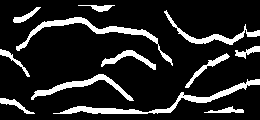
%> input picture FvrQuryPicsEllbp/001-2/001-2-3.bmp, 260 x 120 px
$ octave --eval "result = F_getFeature(imread('FvrQuryPicsEllbp/001-2/001-2-3.bmp'));"   (GNU Octave 9; MATLAB toolbox functions it lacks are replaced by stand-ins)
%> lines starting %> are read from the running program, lines starting %| are printed output that depends on the picture; in (x1, y1, x2, y2) boxes, pixels count from 0 and x2, y2 are one past the last pixel; in counts of white or black regions, pixels touching at a corner belong together; the program's own positions count from 1
%> in F_getFeature, `im(235:end, :) = []`: im: size 120x260 logical; 14.3% white; 12 white regions, largest, box (x1, y1, x2, y2) and area: (53, 79, 260, 114) 1035, (16, 17, 173, 66) 904, (31, 74, 134, 101) 594
%> in F_getFeature, `im(1:35, :) = []`:
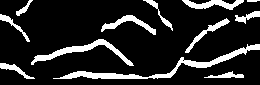
%> im: size 85x260 logical; 15.1% white; 12 white regions, largest, box (x1, y1, x2, y2) and area: (53, 44, 260, 79) 1035, (31, 39, 134, 66) 594, (182, 0, 244, 10) 324
%> in F_getFeature, `im(:, 1:5) = []`:
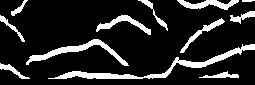
%> im: size 85x255 logical; 15.1% white; 12 white regions, largest, box (x1, y1, x2, y2) and area: (48, 44, 255, 79) 1035, (26, 39, 129, 66) 594, (177, 0, 239, 10) 324
### F_extractingROI.m
function im_ROI = F_extractingROI(im)
    %% Description
    % 较为精确的提取图像的ROI

    %input:
    %im:    原始图像

    %output:
    %ROI:  图像的感兴趣区域

    %%
    [im_h, im_w] = size(im);
%> im_h = 85; im_w = 255

    % 获取原始图片的边缘图, 及其上下边缘的具体坐标
    [im_edge, upperEdge, lowerEdge] = F_edgeDetection(im);

    % 上下边缘的中间线, （上边缘的纵坐标+下边缘的纵坐标）/ 2
    middleCurve = [upperEdge(:, 1), floor((upperEdge(:, 2) + lowerEdge(:, 2))/2)];

    %对middle curve 进行直线拟合,得到middle line
    param = polyfit(middleCurve(:, 1), middleCurve(:, 2), 1);
    fitted_x = 1:im_w;
    fitted_y =  param(1)*fitted_x + param(2);

    %由拟合的middle line确定旋转角度, 并对原图以及边缘图进行旋转
    thetaDegree = atand((fitted_y(im_w)-fitted_y(1))/im_w);%求取倾斜角度
    edge_rotated = imrotate(im_edge, thetaDegree);%根据倾斜角度进行旋转矫正边缘
    im_rotated = imrotate(im, thetaDegree);%矫正原图

    %得到旋转后的边缘中，上边缘的最低点， 下边缘的最高点
    upperEdge = edge_rotated;
    upperEdge(ceil(im_h/2):end, :) = 0 ;
    [upperEdgeRow, ~]  = find(upperEdge==1);
    maxRow = max(upperEdgeRow);%上边缘的最低点（最大行）

    lowerEdge = edge_rotated;
    lowerEdge(1:floor(im_h/2), :) = 0;
    [lowerEdgeRow, ~] = find(lowerEdge==1);
    minRow = min(lowerEdgeRow)  ;  %下边缘的最高点（最小行）

    im_ROI = im_rotated(maxRow:minRow, :);
    im_ROI = imresize(im_ROI, [120, 260]);

end

### F_edgeDetection.m
function [im_finalEdge, upperEdge_fitted, lowerEdge_fitted] = F_edgeDetection(im_original)
%%Description
%根据输入的finger vein图像, 检测出手指的边缘

%% input:
%im_original:  经过裁剪的原图, 裁剪是为了去除设备的固有干扰
%                   注意,本算法中使用的是原图来进行边缘检测, 不是局部直方图均衡化的图
%                   因为, 局部直方图均衡化会导致检测出ROI区域内的边缘, 影响边缘的去伪效果

%% output:
%im_finalEdge: 最终的检测结果. 二值图, 上下边缘
%upperEdge_fitted: 对上边缘拟合的结果, n×2的数组,
%                            第一列是横坐标，第二列是纵坐标
%lowerEdge_fitted:  对下边缘拟合的结果, n×2的数组,
%                            第一列是横坐标，第二列是纵坐标

    im = im_original;
    [im_h, im_w] = size(im);
%> im_h = 85; im_w = 255

    %% 利用sobel算子进行初次边缘检测
    im = imgaussfilt(im);%gaussian滤波去噪
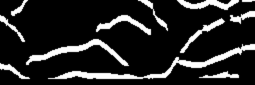
%> im: size 85x255 double; min 0, max 1, mean 0.151
    im_edge = edge(im, 'Sobel', [], 'horizontal');%sobel水平边缘检测，自适应阈值
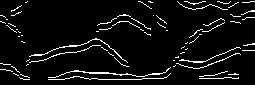
%> im_edge: size 85x255 logical; 6.3% white in thin lines or dots


    %% 对于检测出来的边缘， 去除不符合条件的边缘点。
    %不符合条件的边缘点指的是:
    %两个端点的水平距离小于一定的阈值
    lineProp  = regionprops(im_edge, 'PixelList', 'Area');%统计连通区域的性质
%> lineProp = 70 regions; largest, Area: 168, 133, 124, 76, 76
    regionIdx = {lineProp(:).PixelList};
%> regionIdx = 70 items
    regionArea = [lineProp(:).Area];
%> regionArea = 70 values, max 168 at index 24, min 1 at index 39, mean 19.5

    idx = 1:length(regionArea) ;
%> idx = 70 values from 1 to 70
    for iPiexlList = 1 : length(idx)
        subscripts = regionIdx{idx(iPiexlList)};
        subscripts = subscripts(:, 2:-1:1);
        maxCol = max( subscripts(:, 2));
        minCol = min( subscripts(:, 2));
        if maxCol - minCol < 60 %若线段的水平距离小于60
            linear_idx  = sub2ind(size(im_edge), subscripts(:, 1), subscripts(:, 2));
            im_edge(linear_idx) = 0;
        end
    end
%> this loop made 70 passes
%> (subscripts, maxCol, minCol, linear_idx) on passes 1, 2, 5, 11, 12, 13, 14: ([16 1; 16 2; 16 3; 17 4; 17 5; 18 6], 6, 1, [16; 101; 186; 272; 357; 443]), ([22 1; 22 2; 23 3; 23 4; 23 5; 24 6], 6, 1, [22; 107; 193; 278; 363; 449]), ([20 7; 20 8], 8, 7, [530; 615]), ([74 14; 74 15; 75 16; 75 17; 76 18; 76 19], 19, 14, [1179; 1264; 1350; 1435; 1521; 1606]), ([30 17; 30 18], 18, 17, [1390; 1475]), ([32 19; 33 20; 33 21], 21, 19, [1562; 1648; 1733]), ([37 19; 37 20], 20, 19, [1567; 1652])
%> (maxCol, minCol, linear_idx) on passes 3, 6, 7, 16, 29, 37: (11, 1, [64; 149; 234; 320; 405; 490; 575; 660; 745; 830; 915]), (17, 7, [536; 621; 707; 793; 879; 965; 1050; 1136; 1222; 1307; 1393]), (16, 9, [704; 789; 875; 960; 1046; 1131; 1217; 1302]), (30, 21, [1775; 1860; 1946; 2031; 2117; 2202; 2287; 2372; 2458; 2543]), (108, 102, [8633; 8718; 8804; 8890; 8975; 9061; 9146]), (151, 145, [12273; 12358; 12444; 12530; 12615; 12700; 12785; 12786])
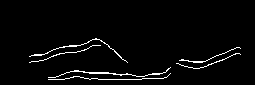
%> im_edge: size 85x255 logical; 3% white in thin lines or dots, all inside (x1, y1, x2, y2) = (29, 38, 241, 80)
%> after the loop, linear_idx = [20701; 20786; 20871; 20956; 21040; 21041; 21125; 21210; 21295; 21380; 21464; 21465; 21549; 21550; 21634; 21635]


    %% 图像边缘的二次检测,并去除伪边缘
    %1. 将初次边缘检测的结果分块判断，是否检测出了足够的边缘点, 若无足够边缘点, 则进行二次判断
    %2. 分块判断是否检测除了虚假的边缘点, 如果是则去除伪边缘点

    %图像分块（分为上、下、左、右四个子块）
    upperLeft_part = im_edge(1:floor(im_h/2), 1:floor(im_w/2));
%> upperLeft_part: size 42x127 logical; 0.34% white in thin lines or dots, all inside (x1, y1, x2, y2) = (88, 38, 103, 42)
    upperRight_part = im_edge(1:floor(im_h/2), ceil(im_w/2):end);
%> upperRight_part: size 42x128 logical; every value is 0
    lowerLeft_part = im_edge(ceil(im_h/2):end, 1:floor(im_w/2));
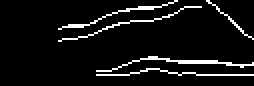
%> lowerLeft_part: size 43x127 logical (shown 2 times larger); 7% white in thin lines or dots, all inside (x1, y1, x2, y2) = (29, 0, 127, 38)
    lowerRight_part = im_edge(ceil(im_h/2):end, ceil(im_w/2):end);
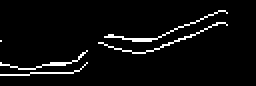
%> lowerRight_part: size 43x128 logical (shown 2 times larger); 4.5% white in thin lines or dots, all inside (x1, y1, x2, y2) = (0, 5, 114, 38)
    edgeBlockSets = {upperLeft_part, upperRight_part, lowerLeft_part, lowerRight_part} ;
%> edgeBlockSets = 4 items


    imBlockSets{1, 1} = im_original(1:floor(im_h/2), 1:floor(im_w/2));
    imBlockSets{2, 1} = im_original(1:floor(im_h/2), ceil(im_w/2):end);
    imBlockSets{3, 1} = im_original(ceil(im_h/2):end, 1:floor(im_w/2));
    imBlockSets{4, 1} = im_original(ceil(im_h/2):end, ceil(im_w/2):end);

            %对每个子块判断是否检测出足够的边缘点.  或者过渡检测出点
    new_edgeBlockSets = cell(4, 1);
    for iBlock = 1: 4
        edgePart = edgeBlockSets{iBlock};
        if length(find(edgePart==1)) <= size(edgePart, 2) * 0.7
            %判断  检测出的边缘点是否过少
            %判断条件: 边缘点数<=子块宽度的0.7倍， 认为需要进行二次检测

            %进行二次检测，并将结果与一次结果进行or
%> the run ends on the next line
            edgePart = F_edgeDetection_again(imBlockSets{iBlock}) | edgeBlockSets{iBlock};

        elseif   length(find(edgePart==1)) >= size(edgePart, 2) * 1.3
            %判断是否过渡检测出边缘点， 也就是受到干扰
            %判断条件:  边缘点数>=子块宽度的1.3倍

            %统计各连通区域(i.e.线条)的信息
            %1. 连通区域像素点的索引
            %2. 连通区域的长度(左端点和右端点之间的距离)
            %3. 联通区域的行均值
            lineProp  = regionprops(edgePart, 'PixelList');
             lineIdx = {lineProp(:).PixelList};
             lineLength = zeros(length(lineIdx), 1);
             lineMeanRow = zeros(length(lineIdx), 1);
             for iLine = 1: length(lineIdx)
                 lineLength(iLine)= abs(max(lineIdx{iLine}(:, 1)) - min(lineIdx{iLine}(:, 1)));% 直线的长度
                 lineMeanRow(iLine) = mean(lineIdx{iLine}(:, 2));%直线的各点的行均值
             end

             if sum(lineLength>size(edgePart, 2) * 0.7)
                 %假如子块中存在很长的线段(左右端点很长, 并非面积最大)，
                 %就让此线段作为有效的边缘。
                 [~, ind] = max(lineLength);
                 newEdge = zeros(size(edgePart));
                 lineInd = sub2ind(size(edgePart), lineIdx{ind}(:, 2), lineIdx{ind}(:, 1));
                 newEdge(lineInd) = 1;
                 edgePart = newEdge;

             else
                 %如果子块中没有明显的长的连通区域(线条)，
                 %则看哪个连通区域的行均值符合要求
                 meanRow =zeros(length(lineIdx), 1) ;
                 if iBlock == 1 ||  iBlock == 2
                     %对于上半图像的子块(子块1以及子块2),选取行均值最大的连通区域(线条)
                     for iPiexlList = 1 : length(lineIdx)
                        subscripts = lineIdx{iPiexlList};%第一列是 col坐标, 第二列是row坐标
                        meanRow(iPiexlList, 1) = mean(subscripts(:, 2));%row坐标的均值
                     end
                    [~, ind] = max(meanRow) ;
                    newEdge = zeros(size(edgePart));
                    lineInd = sub2ind(size(edgePart), lineIdx{ind}(:, 2), lineIdx{ind}(:, 1));
                    newEdge(lineInd) = 1;
                    edgePart = newEdge;

                 elseif iBlock == 3 ||  iBlock == 4
                     %对于下半图像的子块(子块3以及子块4),选取行均值最小的连通区域(线条)
                     for iPiexlList = 1 : length(lineIdx)
                        subscripts = lineIdx{iPiexlList};%第一列是 col坐标, 第二列是row坐标
                        meanRow(iPiexlList, 1) = mean(subscripts(:, 2));
                     end
                    [~, ind] = min(meanRow) ;
                    newEdge = zeros(size(edgePart));
                    lineInd = sub2ind(size(edgePart), lineIdx{ind}(:, 2), lineIdx{ind}(:, 1));
                    newEdge(lineInd) = 1;
                    edgePart = newEdge;
                 end

             end
        end

        new_edgeBlockSets{iBlock} = edgePart;
    end
     new_edge = [new_edgeBlockSets{1}, new_edgeBlockSets{2}; ...
                            new_edgeBlockSets{3}, new_edgeBlockSets{4}];

    %% 二次检测的边缘进行拟合, 得到最终拟合的边缘图
    upperEdge_fitted = F_fittedCurve(new_edge(1:floor(im_h/2), :));
    lowerEdge_fitted = F_fittedCurve(new_edge(floor(im_h/2)+1:end, :));
    lowerEdge_fitted(:, 2) = lowerEdge_fitted(:, 2)+floor(im_h/2) -1 ;


    im_finalEdge = zeros(im_h, im_w);
    im_finalEdge(sub2ind([im_h, im_w], upperEdge_fitted(:, 2), upperEdge_fitted(:, 1))) = 1;
    im_finalEdge(sub2ind([im_h, im_w], lowerEdge_fitted(:, 2), lowerEdge_fitted(:, 1))) = 1;


end

### F_getFeature.m
function feature = F_getFeature(im)


%% 预处理 1. 去除设备固有干扰  2. 提取ROI
%去除设备固有干扰
im(235:end, :) = [];   im(1:35, :) = [];
im(:, 295:end) = [];   im(:, 1:5) = [];

%图像转为灰度以及double
if ndims(im) == 3
    im = rgb2gray(im);
elseif ~isa(im, 'double')
    im = im2double(im);
end

% 图像缩小以加快速度, 看具体情况
%速度够， 就不需要
% im = imresize(im, 0.5);

%精确的ROI提取， 并对ROI做尺度归一化
im_ROI = F_extractingROI(im);


%% 对ROI区域进行gabor增强
%设置gabor滤波器的参数

waveLength = 16:1:18;%gabor滤波器的波长
orien =   22.5:22.5:157.5 ;%gabor滤波器的角度

%利用matlab自带函数构建gabor滤波器
gaborFilter = gabor(waveLength, orien, ...
                                        'SpatialAspectRatio', 1.2, ... %gabor滤波器的参数
                                        'SpatialFrequencyBandwidth', 1.4);%...参数

%利用gabor滤波器对ROI进行滤波
[gabor_rep, ~] = imgaborfilt(im_ROI, gaborFilter); % 只取幅度响应，不要相位响应
ROI_enhanced = min(abs(gabor_rep), [], 3);


%% 提取静脉血管
%基于ELLBP提取血管
%得到ELLBP
nFiltDims = [7, 7];
isScale = true;
shiftLLBP = F_lineShiftLBP(ROI_enhanced, nFiltDims, isScale);%提取ELLBP

%对ELLBP进行二值化，
thresh = graythresh(shiftLLBP);                       % 获取二值化的阈值
binary_im = imbinarize(shiftLLBP, thresh*1.3); % 用阈值的1.3倍进行二值化
binary_im(end-5:end, :) = 0; % 删除最后6行，去除循环卷积的影响
binary_im(1:5, :) = 0; % 删除前5行， 去除循环卷积的影响

%去除小面积区域
regionProp  = regionprops(binary_im, 'PixelList', 'Area');
regionIdx = {regionProp(:).PixelList};
regionArea = [regionProp(:).Area];
idx = find(regionArea<=100);

for iPiexlList = 1 : length(idx)

    subscripts = regionIdx{idx(iPiexlList)};
    subscripts = subscripts(:, 2:-1:1);
    linear_idx  = sub2ind(size(binary_im), subscripts(:, 1), subscripts(:, 2));
    binary_im(linear_idx) = 0;
end

feature = binary_im;

end

$ run again, on FvrQuryPicsEllbp/001-2/001-2-4.bmp
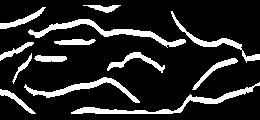
%> input picture FvrQuryPicsEllbp/001-2/001-2-4.bmp, 260 x 120 px
%> lineProp = 60 regions; largest, Area: 148, 141, 112, 99, 79
%> regionIdx = 60 items
%> regionArea = 60 values, max 148 at index 24, min 1 at index 8, mean 25.4
%> idx = 60 values from 1 to 60
%> the loop in F_edgeDetection, `for iPiexlList = 1 : length(idx)` made 60 passes
%> (subscripts, maxCol, minCol, linear_idx) on passes 8, 13, 14, 17: ([37 12], 12, 12, 972), ([54 20; 54 21], 21, 20, [1669; 1754]), ([50 21; 50 22], 22, 21, [1750; 1835]), ([21 25; 21 26], 26, 25, [2061; 2146])
%> after the loop in F_edgeDetection, `for iPiexlList = 1 : length(idx)`:
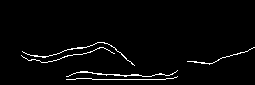
%> im_edge: size 85x255 logical; 2.7% white in thin lines or dots, all inside (x1, y1, x2, y2) = (21, 42, 255, 80)
%> upperLeft_part: size 42x127 logical; every value is 0
%> upperRight_part: size 42x128 logical; every value is 0
%> lowerLeft_part: size 43x127 logical; 6.9% white in thin lines or dots, all inside (x1, y1, x2, y2) = (21, 0, 127, 38)
%> in F_edgeDetection, `lowerRight_part = im_edge(ceil(im_h/2):end, ceil(im_w/2):end);`:
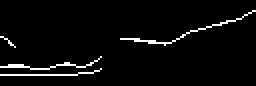
%> lowerRight_part: size 43x128 logical (shown 2 times larger); 3.7% white in thin lines or dots, all inside (x1, y1, x2, y2) = (0, 5, 128, 38)
%> edgeBlockSets = 4 items

$ run again, on FvrQuryPicsEllbp/001-2/001-2-6.bmp
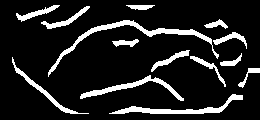
%> input picture FvrQuryPicsEllbp/001-2/001-2-6.bmp, 260 x 120 px
%> lineProp = 65 regions; largest, Area: 162, 119, 91, 90, 81
%> regionIdx = 65 items
%> regionArea = 65 values, max 162 at index 26, min 2 at index 8, mean 18.32
%> idx = 65 values from 1 to 65
%> the loop in F_edgeDetection, `for iPiexlList = 1 : length(idx)` made 65 passes
%> (subscripts, maxCol, minCol, linear_idx) on passes 1, 5, 6, 8, 9: ([33 12; 33 13; 34 14; 34 15], 15, 12, [968; 1053; 1139; 1224]), ([55 32; 55 33; 56 34; 56 35], 35, 32, [2690; 2775; 2861; 2946]), ([58 36; 58 37; 59 38; 59 39], 39, 36, [3033; 3118; 3204; 3289]), ([35 45; 35 46], 46, 45, [3775; 3860]), ([40 45; 40 46], 46, 45, [3780; 3865])
%> after the loop in F_edgeDetection, `for iPiexlList = 1 : length(idx)`: linear_idx = [20694; 20779; 20864; 20949; 21034; 21119; 21204; 21289; 21374; 21459; 21544; 21629]
%> upperLeft_part: size 42x127 logical; 0.24% white in thin lines or dots, all inside (x1, y1, x2, y2) = (15, 35, 24, 42)
%> upperRight_part: size 42x128 logical; 0.09% white in thin lines or dots, all inside (x1, y1, x2, y2) = (14, 40, 19, 42)
%> lowerLeft_part: size 43x127 logical; 4.4% white in thin lines or dots, all inside (x1, y1, x2, y2) = (23, 0, 127, 38)
%> in F_edgeDetection, `lowerRight_part = im_edge(ceil(im_h/2):end, ceil(im_w/2):end);`:
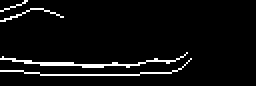
%> lowerRight_part: size 43x128 logical (shown 2 times larger); 5.2% white in thin lines or dots, all inside (x1, y1, x2, y2) = (0, 0, 96, 38)
%> edgeBlockSets = 4 items
